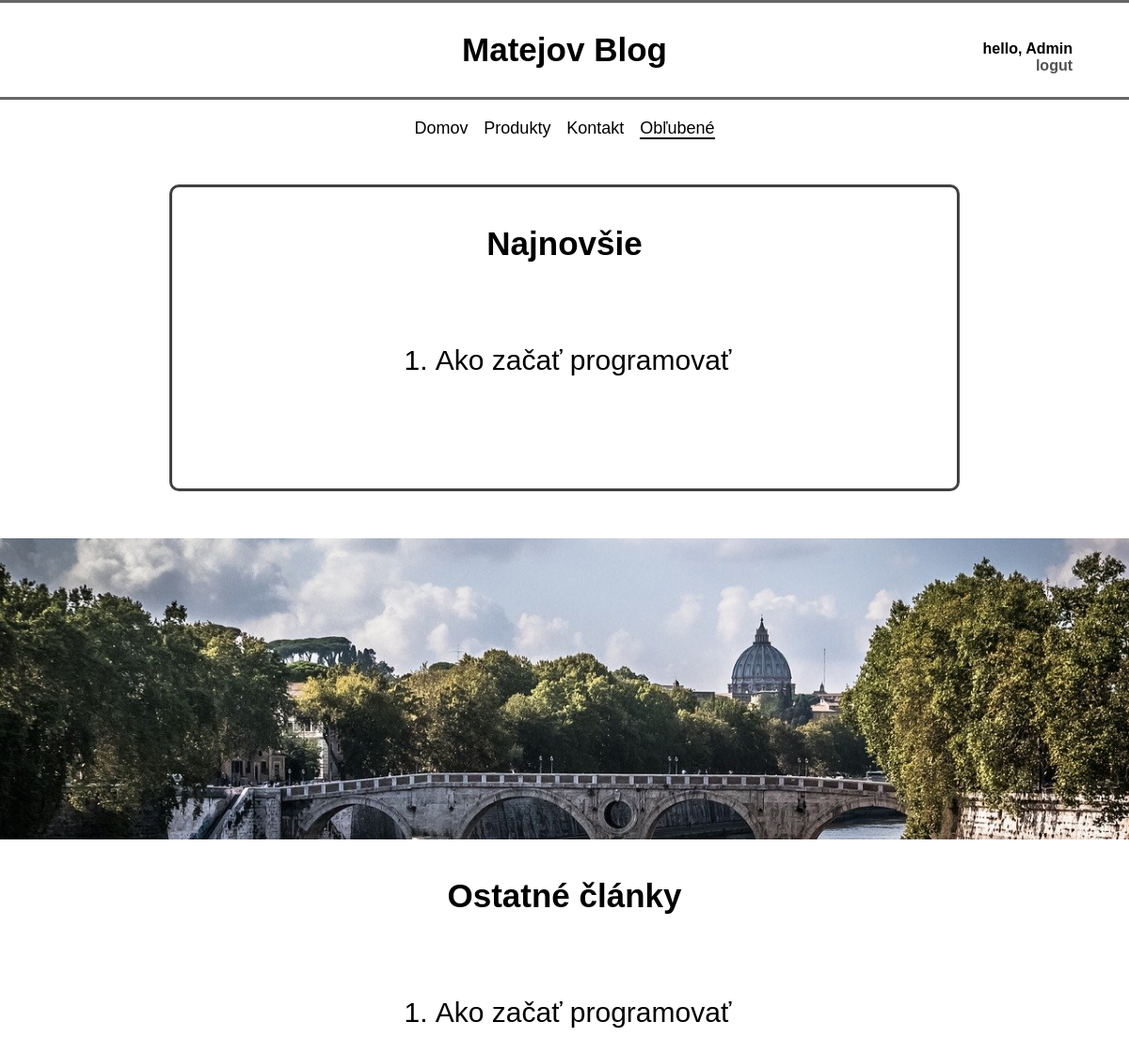
The app's page /favorite-products/ (signed in), older data.
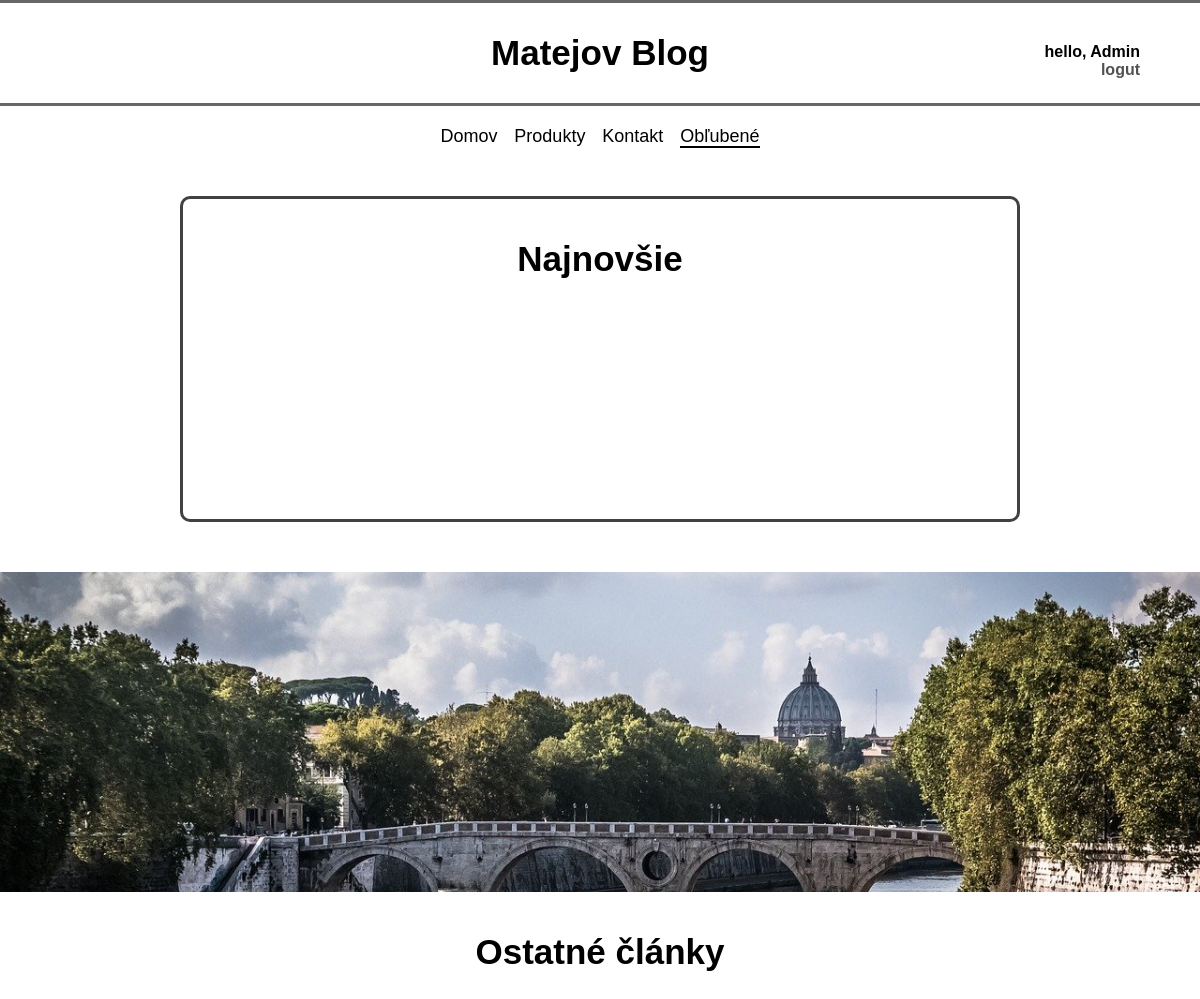
The same page, newer data.
### my_app/models.py (models this page shows)
class Blog(models.Model):
  product_title = models.CharField(max_length=200, verbose_name='nadpis Blogu')
  product_description = models.TextField(verbose_name='Text', blank=False)
  product_image = models.ImageField(upload_to='uploaded_posts', blank=False, null=True, verbose_name='obrazok')
  blog_description2 = models.TextField(verbose_name='Text2' , blank=True)
  blog_figure2 = models.ImageField(upload_to='uploaded_posts', blank=True, null=True, verbose_name='obrazok pod text2')
  blog_figure2_des = TextField(max_length=300, verbose_name="popis obrazku2", blank=True)
  blog_figure2_2 = models.ImageField(upload_to='uploaded_posts', blank=True, null=True, verbose_name='druhy obrazok pod text2')
  blog_figure2_2_des = TextField(max_length=300, verbose_name="popis obrazku2_2", blank=True)
  blog_description3 = models.TextField(verbose_name='Text3', blank=True)
  blog_figure3 = models.ImageField(upload_to='uploaded_posts', blank=True, null=True, verbose_name='obrazok pod text3')
  blog_figure3_des = TextField(max_length=300, verbose_name="popis obrazku3", blank=True)
  blog_figure3_2 = models.ImageField(upload_to='uploaded_posts', blank=True, null=True, verbose_name='druhy obrazok pod text3')
  blog_figure3_2_des = TextField(max_length=300, verbose_name="popis obrazku3_2", blank=True)
  blog_description4 = models.TextField(verbose_name='Text4', blank=True)
  blog_figure4 = models.ImageField(upload_to='uploaded_posts', blank=True, null=True, verbose_name='obrazok pod text4')
  blog_figure4_des = TextField(max_length=300, verbose_name="popis obrazku4", blank=True)
  blog_figure4_2 = models.ImageField(upload_to='uploaded_posts', blank=True, null=True, verbose_name='druhy obrazok pod text4')
  blog_figure4_2_des = TextField(max_length=300, verbose_name="popis obrazku4_2", blank=True)
  blog_description5 = models.TextField(verbose_name='Text5', blank=True)
  blog_figure5 = models.ImageField(upload_to='uploaded_posts', blank=True, null=True, verbose_name='obrazok pod text5')
  blog_figure5_des = TextField(max_length=300, verbose_name="popis obrazku5", blank=True)
  blog_figure5_2 = models.ImageField(upload_to='uploaded_posts', blank=True, null=True, verbose_name='druhy obrazok pod text5')
  blog_figure5_2_des = TextField(max_length=300, verbose_name="popis obrazku5_2", blank=True)
  blog_description6 = models.TextField(verbose_name='Text6', blank=True)
  blog_figure6 = models.ImageField(upload_to='uploaded_posts', blank=True, null=True, verbose_name='obrazok pod text6')
  blog_figure6_des = TextField(max_length=300, verbose_name="popis obrazku6", blank=True)
  blog_figure6_2 = models.ImageField(upload_to='uploaded_posts', blank=True, null=True, verbose_name='druhy obrazok pod text6')
  blog_figure6_2_des = TextField(max_length=300, verbose_name="popis obrazku6_2", blank=True)
  blog_description7 = models.TextField(verbose_name='Text7', blank=True)
  blog_figure7 = models.ImageField(upload_to='uploaded_posts', blank=True, null=True, verbose_name='obrazok pod text7')
  blog_figure7_des = TextField(max_length=300, verbose_name="popis obrazku7", blank=True)
  blog_figure7_2 = models.ImageField(upload_to='uploaded_posts', blank=True, null=True, verbose_name='druhy obrazok pod text7')
  blog_figure7_2_des = TextField(max_length=300, verbose_name="popis obrazku7_2", blank=True)
  blog_description8 = models.TextField(verbose_name='Text8', blank=True)
  blog_figure8 = models.ImageField(upload_to='uploaded_posts', blank=True, null=True, verbose_name='obrazok pod text8')
  blog_figure8_des = TextField(max_length=300, verbose_name="popis obrazku8", blank=True)
  blog_figure8_2 = models.ImageField(upload_to='uploaded_posts', blank=True, null=True, verbose_name='druhy obrazok pod text8')
  blog_figure8_2_des = TextField(max_length=300, verbose_name="popis obrazku8_2", blank=True)
  blog_description9 = models.TextField(verbose_name='Text9', blank=True)
  blog_figure9 = models.ImageField(upload_to='uploaded_posts', blank=True, null=True, verbose_name='obrazok pod text9')
  blog_figure9_des = TextField(max_length=300, verbose_name="popis obrazku9", blank=True)
  blog_figure9_2 = models.ImageField(upload_to='uploaded_posts', blank=True, null=True, verbose_name='druhy obrazok pod text9')
  blog_figure9_2_des = TextField(max_length=300, verbose_name="popis obrazku9_2", blank=True)
  blog_description10 = models.TextField(verbose_name='Text10', blank=True)
  blog_figure10 = models.ImageField(upload_to='uploaded_posts', blank=True, null=True, verbose_name='obrazok pod text10')
  blog_figure10_des = TextField(max_length=300, verbose_name="popis obrazku10", blank=True)
  blog_figure10_2 = models.ImageField(upload_to='uploaded_posts', blank=True, null=True, verbose_name='druhy obrazok pod text10')
  blog_figure10_2_des = TextField(max_length=300, verbose_name="popis obrazku10_2", blank=True)
  def __str__(self):
    return self.product_title

### my_app/decorators.py (the view)
  def wrapper_func(request, *args, **kwargs):
    if not request.user.is_authenticated:
      return redirect('homePage:home')
    else:
      return view_func(request, *args, **kwargs)

### my_app/views.py (called while the page is built)
@unauthenticated_page_for_unlogged_user
def FavoriteProductsPage(request):
  user = request.user  #zoberie pouzivatela ktory je teraz prihlaseny
  logged_user = FavoriteBlog.objects.filter(who_liked=user).first()
  object_not_exist = not FavoriteBlog.objects.filter(who_liked=user).exists()
  if request.method == 'GET':
    if not FavoriteBlog.objects.filter(who_liked=user).exists():
      return render(request, 'fav-obj-not-found.html')
    else:
      favorites = logged_user.favorite_product.all()
      latest_favorites = logged_user.favorite_product.all()[0:3]  #  logged_user.favorite_product.order_by('added_date')[:3]
      print(latest_favorites)
  context={
    'latest_favorites':latest_favorites,
    'favorites': favorites,
  }
  return render(request, 'liked-products-page.html', context)

### my_app/templates/liked-products-page.html (shortened to what this page needs)
{% load static %}
<!DOCTYPE html>
<html lang="en">
<head>
  <link rel="stylesheet" href="../static/css/liked-products-page-style.css">
  <link rel="stylesheet" href="https://unpkg.com/aos@next/dist/aos.css" />
  <link rel="stylesheet" href="{% static 'css/nav_bar.css' %}">
</head>
<body>
  <header>
    <div class="nav-bar-UP">
      <h2><a href="#" class="logo" >Matejov Blog</a></h2>
      <div>
        {% if user.is_authenticated %}
          <h4 class="logged-user" >hello, {{request.user}}</h4>
          <h4 class="logout" ><a href="{% url 'account:logout' %}">logut</a></h4>
          {% else %}
          <h3 class="login"><a href="{% url 'account:login' %}">Log In</a></h3>
        {% endif %}
      </div>
    </div>
    <nav class="nav-bar">
      <ul class="nav-bar-text">
        <li><a href="{% url 'homePage:home' %}" >Domov</a></li>
        <li><a href="{% url 'blogPage:blog' %}">Produkty</a></li>
        <li><a href="{% url 'contactPage' %}">Kontakt</a></li>
        {% if user.is_authenticated %}
          <li><a href="{% url 'likedPage' %}" id="now_page">Obľubené</a></li>
        {% endif %}
      </ul>
    </nav>
    <section class="sec-1">
      <div class="latest-container" data-aos="flip-left">
        <h2 >Najnovšie</h2>
        <div class="products">
          <ol class="product">
            {% for favorites in latest_favorites %}
            <li>{{favorites}}</li>
            {% endfor %}
          </ol>
        </div>
      </div>
    </section>
    <div class="hero-box"></div>
    <section class="sec-2">
      <h2 class="other-posts-h2" >Ostatné články</h2>
      <div class="other-container" data-aos="fade-down">
        {% if object_not_exist %}
          <h1>You haven't liked products yet </h1>
        {% else %}
          <div class="products">
            <ol class="product">
              {% for favorite in favorites %}
                <li><a class="fav__link" href="{% url 'blogPage:thisBlog' favorite.id favorite.product_title %}">{{favorite}}</a></li>
              {% endfor %}
            </ol>
          </div>
        {% endif %}
      </div>
    </section>
</body>
</html>

### my_app/static/css/liked-products-page-style.css (style rules this page uses)
* { font-family: Arial, Helvetica, sans-serif; margin: 0px; padding: 0px; }
.sec-1 { width: 70%; margin: 0 auto; }
.latest-container { position: relative; min-height: 20em; border: rgb(65, 65, 65) solid; border-radius: 10px; margin-bottom: 50px; }
.latest-container h2 { text-align: center; position: relative; top: 40px; font-size: 35px; }
.hero-box { height: 40vh; width: 100%; background-image: url(../pic/rome-1799670_1280.jpg); background-repeat: no-repeat; background-size: 100%; background-position-y: center; background-attachment: fixed; object-fit: cover; position: relative; z-index: -1; }
.sec-2 { height: 100vh; width: 70%; margin: 0 auto; }
.other-posts-h2 { text-align: center; position: relative; top: 40px; font-size: 35px; }

### my_app/static/css/nav_bar.css (style rules this page uses)
.nav-bar-UP { border-top: solid rgb(104, 103, 103); border-bottom: solid rgb(104, 103, 103); height: 100px; width: 100%; position: relative; text-align: center; margin: 0 auto; }
.logo { position: relative; font-size: 35px; color: black; top: 30px; text-decoration: none; }
.logged-user { position: relative; width: 100%; text-align: right; right: 60px; }
.logout { position: relative; width: 100%; text-align: right; right: 60px; }
.logout a { text-decoration: none; color: rgb(82, 81, 81); }
.nav-bar { height: 50px; width: 70%; margin: 20px auto; }
.nav-bar-text { justify-content: space-around; list-style: none; display: flex; flex-direction: row; padding-left: 30%; padding-right: 30%; }
#now_page { border-bottom: solid black 2px; }
.nav-bar-text li a { text-decoration: none; font-size: 18px; color: black; transition: 0.3s; }

Row changes from the older to the newer data that the page shows:
removed Blog: product_title "Ako začať programovať"
